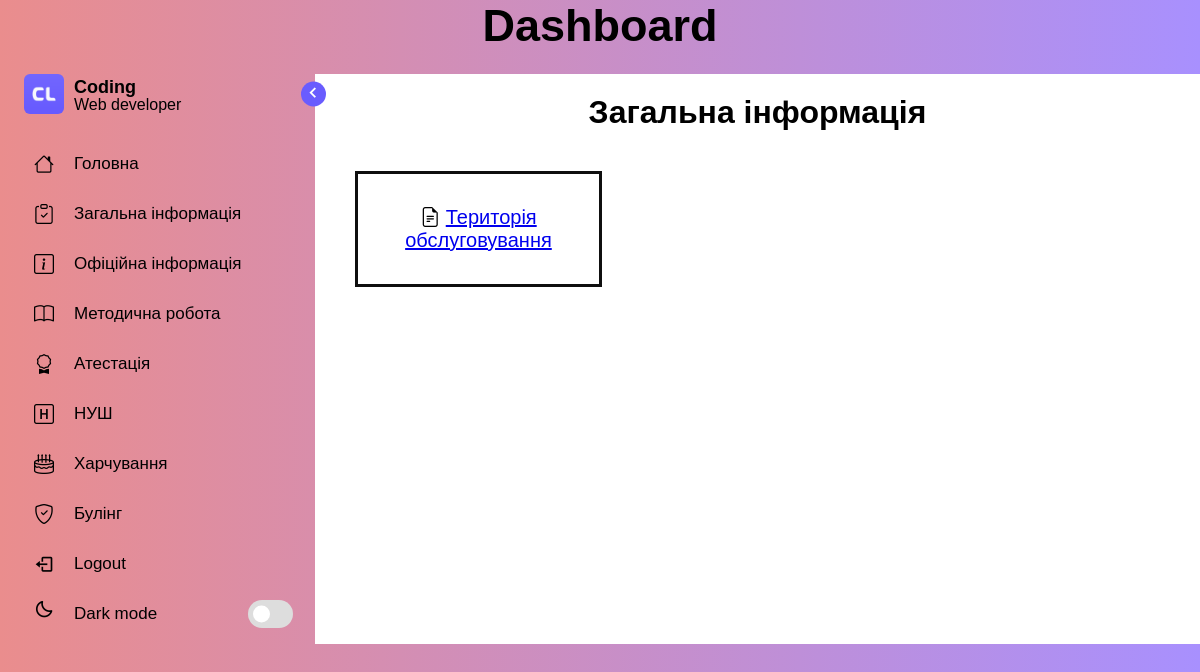
The app's page /zagalna/ with its own data.
### blog/models.py (models this page shows, shortened)
class Menu(models.Model):
    title = models.CharField(max_length=20)
    slug = models.CharField(max_length=20, default=False, blank=True, null=True, )
    icon = models.CharField(max_length=50)
    priority = models.IntegerField(default=0)
    def __str__(self):
        return self.title
    class Meta:
        ordering = ['priority']
        indexes = [
            models.Index(fields=['priority']),
        ]

class Menuinfo(models.Model):
    menu_title = models.ForeignKey(Menu, on_delete=models.CASCADE,default=1)
    content_title = models.CharField(max_length=50, null=True, blank=True)
    name = models.CharField(max_length=50, null=True, blank=True)
    slug = models.SlugField(max_length=50, null=True, blank=True)
    body = models.TextField(null=True, blank=True)
    image = models.ImageField(upload_to='category_images/',null=True, blank=True)
    file = models.FileField(upload_to='menu_documents/',null=True, blank=True,max_length=100)

### blog/views.py (the view)
# urls.py: path('<slug:menu_slug>/', views.menu_detail, name='menu_detail'),
def menu_detail(request, menu_slug):
    menu_contents = Menuinfo.objects.filter(menu_title__slug=menu_slug)
    if not menu_contents:
        raise Http404("No menu content found")
    options = Menu.objects.all()
    context = {'menu_contents': menu_contents, 'options': options}
    for menu_item in menu_contents:
        menu_item.url = reverse('menu_info', kwargs={'menu_slug': menu_slug, 'slug': menu_item.slug})
    return render(request, 'blog/menu_detail.html', context)

### blog/templates/blog/menu_detail.html (shortened to what this page needs)
{% extends "blog/base/base.html" %}
{% load static %}
{% block content %}
    <h1>{{ menu_contents.0.menu_title }}</h1>
    <div class="menu_content">
        {% for menu_item in menu_contents %}
            <div class="category">
                <i class="bi bi-file-earmark-text"></i>
                <a href="{{ menu_item.url }}">{{ menu_item.content_title }}</a>
            </div>
        {% endfor %}
    </div>
{% endblock %}

### blog/templates/blog/base/base.html (shortened to what this page needs)
{% load static %}
<!DOCTYPE html>
<html lang="en">
<head>
    <link rel="stylesheet" href="https://cdn.jsdelivr.net/npm/bootstrap-icons@1.11.3/font/bootstrap-icons.min.css">
    <link href='https://unpkg.com/boxicons@2.1.1/css/boxicons.min.css' rel='stylesheet'>
    <link rel="stylesheet" href="{% static 'css/style.css' %}">
</head>
<body>
<header class="home">
    <div class="head">
        <div class="text"><h2>Dashboard</h2></div>
    </div>
</header>
<div class="container">
    <nav class="sidebar">
        <header>
            <div class="image-text">
                        <span class="image">
                            <img src="{% static 'css/images/logo.png' %}" alt="">
                        </span>
                <div class="text logo-text">
                    <span class="name">Coding</span>
                    <span class="profession">Web developer</span>
                </div>
                <i class='bx bx-chevron-right toggle'></i>
            </div>
        </header>
        <div class="menu-bar">
            <div class="menu">
                <ul class="menu-links">
                    {% for option in options %}
                        <li class="nav-link">
                            <a href="{% url 'menu_detail' option.slug %}">
                                <i class='{{ option.icon }} icon'></i>
                                <span class="text nav-text">{{ option.title }}</span>
                            </a>
                        </li>
                    {% endfor %}
                </ul>
            </div>
            <div class="bottom-content">
                <li class="">
                    <a href="#">
                        <i class='bx bx-log-out icon'></i>
                        <span class="text nav-text">Logout</span>
                    </a>
                </li>
                <li class="mode">
                    <div class="sun-moon">
                        <i class='bx bx-moon icon moon'></i>
                    </div>
                    <span class="mode-text text">Dark mode</span>
                    <div class="toggle-switch">
                        <span class="switch"></span>
                    </div>
                </li>
            </div>
        </div>
    </nav>
    <div class="main-content">
        {% block content %}
        {% endblock %}
    </div>
</div>
</body>
</html>

### blog/static/css/style.css (style rules this page uses)
* { margin: 0; padding: 0; box-sizing: border-box; font-family: 'Poppins', sans-serif; }
:root { --sidebar-color: #FFF; --primary-color: #695CFE; --text-color: #000000; --tran-05: all 0.3s ease; }
body { width: 100%; min-height: 100vh; background-image: linear-gradient(to right, #EA8D8D, #A890FE); transition: background-color var(--tran-05); background-color: var(--body-color) }
.container { display: flex; position: relative; }
.sidebar { width: 320px; padding: 10px 14px; background-color: transparent; transition: var(--tran-05); top: 0; left: 0; z-index: 1; height: 100%; }
.main-content { width: calc(100% - 300px); transition: var(--tran-05); margin-top: 10px; flex-grow: 1; }
.sidebar li { height: 40px; list-style: none; display: flex; align-items: center; margin-top: 10px; }
.sidebar header .image, .sidebar .icon { min-width: 60px; border-radius: 6px; }
.sidebar .icon { min-width: 60px; border-radius: 6px; height: 100%; display: flex; align-items: center; justify-content: center; font-size: 20px; }
.sidebar .text, .sidebar .icon { color: var(--text-color); }
.sidebar .text { font-size: 17px; font-weight: 500; white-space: nowrap; opacity: 1; }
.sidebar header { position: relative; }
.sidebar header .image-text { display: flex; align-items: center; }
.sidebar header .logo-text { display: flex; flex-direction: column; }
header .image-text .name { margin-top: 2px; font-size: 18px; font-weight: 600; }
header .image-text .profession { font-size: 16px; margin-top: -2px; display: block; }
.sidebar header .image { display: flex; align-items: center; justify-content: center; }
.sidebar header .image img { width: 40px; border-radius: 6px; }
.sidebar header .toggle { position: absolute; top: 50%; right: -25px; transform: translateY(-50%) rotate(180deg); height: 25px; width: 25px; background-color: var(--primary-color); color: var(--sidebar-color); border-radius: 50%; display: flex; align-items: center; justify-content: center; font-size: 22px; cursor: pointer; padding-top: 2px; }
.sidebar li a { padding-right: 10px; list-style: none; height: 100%; background-color: transparent; display: flex; align-items: center; width: 100%; border-radius: 6px; text-decoration: none; }
.sidebar .menu-bar { padding-top: 20px; height: calc(100% - 55px); display: flex; flex-direction: column; justify-content: space-between; overflow-y: scroll; }
.sidebar .menu-bar .mode { border-radius: 6px; background-color: var(--primary-color-light); position: relative; }
.menu-bar .mode .sun-moon { height: 50px; width: 60px; }
.mode .sun-moon i { position: absolute; }
.menu-bar .bottom-content .toggle-switch { position: absolute; right: 0; height: 100%; min-width: 60px; display: flex; align-items: center; justify-content: center; border-radius: 6px; cursor: pointer; }
.toggle-switch .switch { position: relative; height: 28px; width: 45px; border-radius: 25px; background-color: #DDD; }
.switch::before { content: ''; position: absolute; height: 17px; width: 17px; border-radius: 50%; top: 50%; left: 5px; transform: translateY(-50%); background-color: var(--sidebar-color); }
.home { height: 4em; width: 100%; }
.home .text { text-align: center; font-size: 30px; font-weight: 500; color: black; width: 100%; margin: 0 auto; padding: 0; }
.head { width: calc(100%); }

### blog/templates/blog/menu_detail.html (style rules this page uses)
.main-content { background-color: white; padding: 20px; text-align: center; }
.menu_content { padding: 20px; -webkit-column-gap: 2rem; -moz-column-gap: 2rem; column-gap: 2rem; display: -webkit-box; display: -ms-flexbox; display: flex; -ms-flex-wrap: wrap; flex-wrap: wrap; }
.menu_content > .category { -webkit-box-pack: center; -ms-flex-pack: center; -webkit-box-flex: 0; -ms-flex: 0 0 33%; flex: 0 0 33%; justify-content: center; max-width: calc(33.33333% - 1.33333rem); width: 100% }
.category { font-size: 20px; border-color: #0f0f0f; border-style: solid; padding: 2rem; margin-top: 20px; }

### records on screen
Menu: title "Головна"
Menu: title "Загальна інформація"
Menu: title "Офіційна інформація"
Menu: title "Методична робота"
Menu: title "Атестація"
Menu: title "НУШ"
Menu: title "Харчування"
Menu: title "Булінг"
Menuinfo: menu_title.title "Загальна інформація", content_title "Територія обслуговування"
